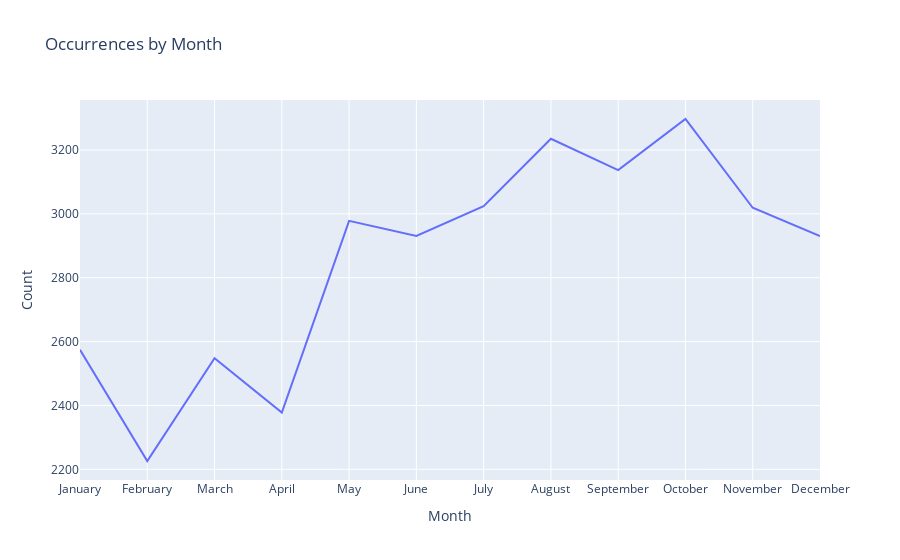

The cell this chart's notebook holds for it:
### Code cell
# Sort the months based on the specified order
monthly_counts = monthly_counts.sort_values(by='Month', key=lambda x: pd.Categorical(x, categories=month_order))

# Create a line graph
fig = px.line(monthly_counts, x='Month', y='Count', title='Occurrences by Month')

# Customize the appearance
fig.update_layout(xaxis_title='Month', yaxis_title='Count')

# Display the line graph
fig.show()

### Figure 1 — Plotly figure (JSON) as saved in the notebook; plotly's stock layout.template omitted (floating-point values rounded to 4 significant figures)
{"data": [{"hovertemplate": "Month=%{x}<br>Count=%{y}<extra></extra>", "legendgroup": "", "line": {"color": "#636efa", "dash": "solid"}, "marker": {"symbol": "circle"}, "mode": "lines", "name": "", "orientation": "v", "showlegend": false, "type": "scatter", "x": ["January", "February", "March", "April", "May", "June", "July", "August", "September", "October", "November", "December"], "xaxis": "x", "y": [2574, 2226, 2548, 2378, 2978, 2931, 3024, 3235, 3137, 3297, 3019, 2930], "yaxis": "y"}], "layout": {"legend": {"tracegroupgap": 0}, "title": {"text": "Occurrences by Month"}, "xaxis": {"anchor": "y", "domain": [0, 1], "title": {"text": "Month"}}, "yaxis": {"anchor": "x", "domain": [0, 1], "title": {"text": "Count"}}}}
